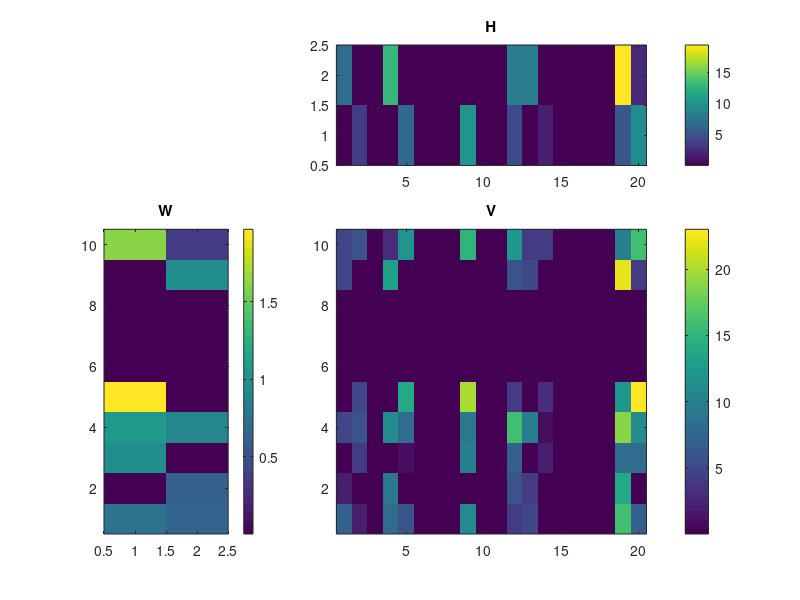
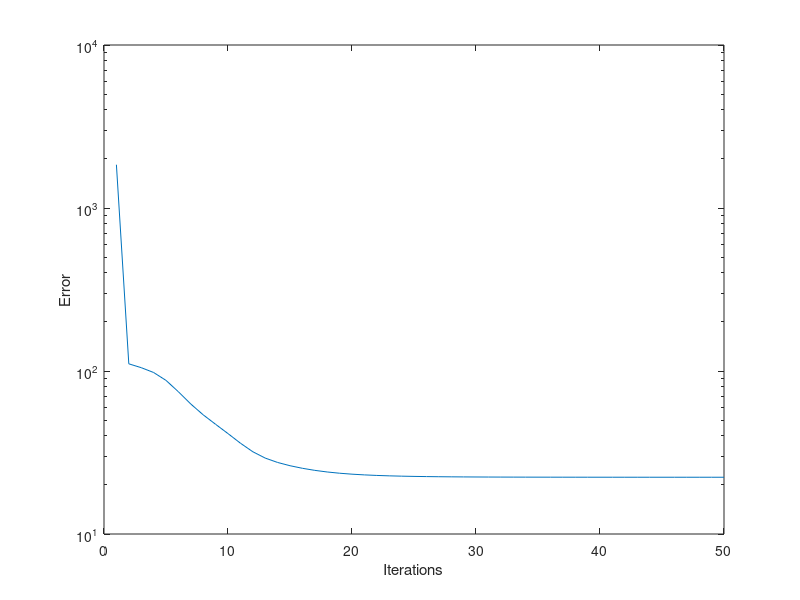

These figures' MATLAB source, in order:
clear
close all
clc

%% Data generation
F = 10;
T = 20; 
K = 2;

Wreal = 5*rand(F,K);
Wreal(rand(F*K,1)<0.6) = 0.0001;

Hreal = 5*rand(K,T);
Hreal(rand(K*T,1)<0.6) = 0.0001;

V = Wreal*Hreal;
V = poissrnd(V);
V(V <eps) = eps; 


%% Multiplicative update rules (MUR)


W = 5*rand(F,K);
H = 5*rand(K,T);

O = ones(size(V));

MaxIter = 50;
err = zeros(MaxIter,1);

figure;
pause
for i = 1:MaxIter
    
    % Updating W
    Vhat = W*H;
    Vhat = Vhat + eps; %for numerical stability
    
    err(i) = sum(sum(V.*log(V) - V.*log(Vhat) - V + Vhat));
    
    W = W .* (((V./Vhat)*H') ./ (O*H'));
    
    % Updating H
    Vhat = W*H;
    Vhat = Vhat + eps; %for numerical stability
    
    H = H .* (( W'*(V./Vhat)) ./ (W'*O));
    
    subplot(3,3,[2 3]);
    imagesc(H); axis xy;
    colorbar;
    title('H');
    
    subplot(3,3,[4 7]);
    imagesc(W); axis xy;
    colorbar;
    title('W');
    
    subplot(3,3,[5 6 8 9]);
    imagesc(V); axis xy;
    colorbar;
    title('V');
    
    
    drawnow
    
    
    
    disp(i);
end
%%

figure, semilogy(err);
xlabel('Iterations')
ylabel('Error');





